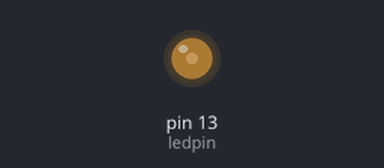
This sketch was run on a simulated Arduino Uno, built with avr-gcc and run on an emulated ATmega328P. On the bench: output pins drawn as LEDs (lit = HIGH).

Above: at 0.1 s.
Timing chart, 0 to 1.6 s (numbered marks = the images above):
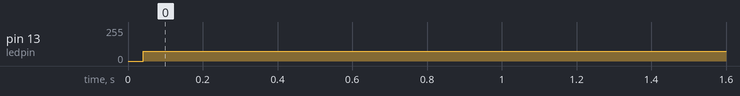

The sketch:

String03.ino
```cpp
/*
 * 这是一个将字符串转换为数字的程序
 */
const int ledpin = 13;     //led连接的管脚
int blinkdelay;            //闪烁的速度由它决定
char strvalue[6];          //必须达到足够保存全部数字
int index = 0;             //储存所接收到的数字的数组索引

void setup() {
  Serial.print(9600);
  pinMode(ledpin,OUTPUT);  //LED输出引脚
}

void loop() {
   if(Serial.available())
   {
    char ch = Serial.read();
    if(index <5 && isDigit(ch))
    {
      strvalue[index++] = ch;      //在字符串里加上ASCII字符
    }
    else
    {
      strvalue[index] = 0;          //以0终止字符串
      blinkdelay = atoi(strvalue);  //使用atoi将字符串转换为int
      index = 0;
    }
   }
   blink();
}

void blink()
{
  digitalWrite(ledpin,HIGH);
  delay(blinkdelay/2);      //等待闪烁周期的一半
  digitalWrite(ledpin,LOW);
  delay(blinkdelay/2);      //等待另一半
}
```

Measured:
- by itself, pin 13 (ledpin): 0/255 → 73/255 at 0.04 s
